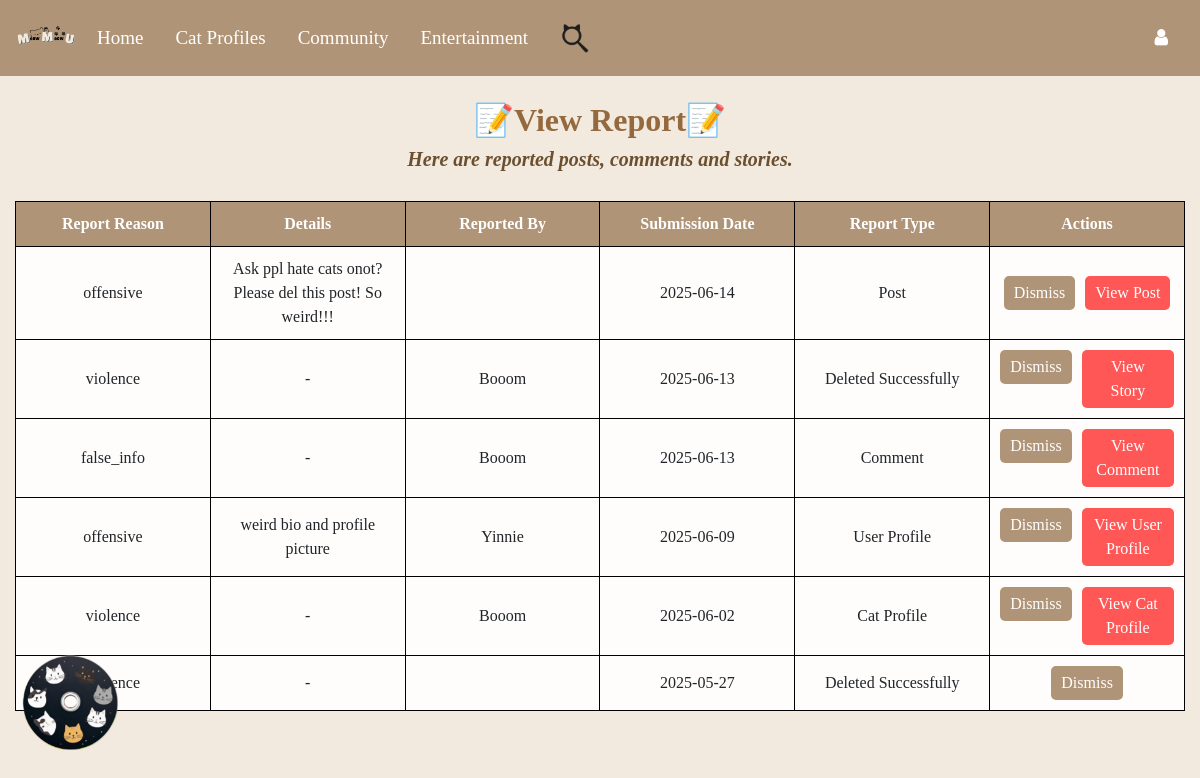
Before: /admin/view_report with the older database file.
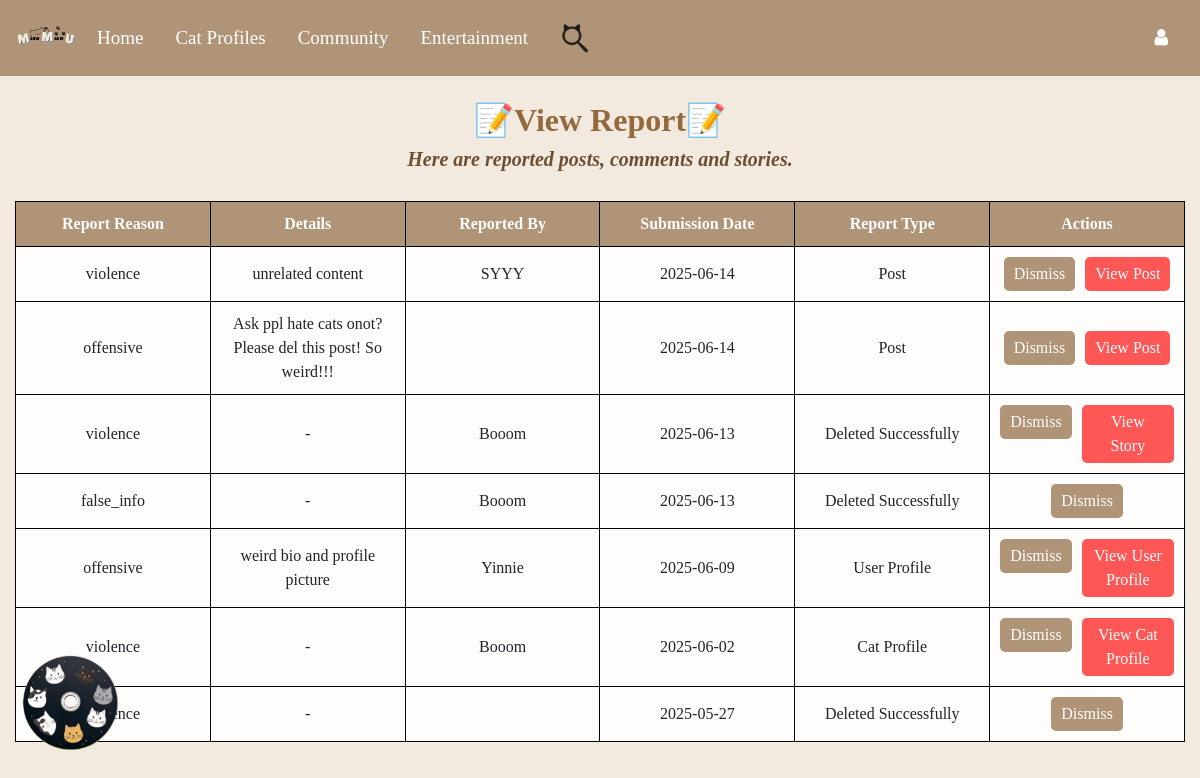
After: the same page with the newer database file.
### Website/models.py (models this page shows)
class Report(db.Model):
    id = db.Column(db.Integer, primary_key=True)
    user_id = db.Column(db.Integer, db.ForeignKey("user.id"), nullable=False)
    story_id = db.Column(db.Integer, db.ForeignKey("story.id"), nullable=True)
    post_id = db.Column(db.Integer, nullable=True)
    comment_id = db.Column(db.Integer, nullable=True)
    profile_id = db.Column(db.Integer, nullable=True)
    user_profile_id = db.Column(db.Integer, db.ForeignKey("user.id"), nullable=True)
    reason = db.Column(db.String(255), nullable=False)
    details = db.Column(db.Text, nullable=True)
    created_at = db.Column(db.DateTime, default=datetime.utcnow)
    reporting_user = db.relationship("User", foreign_keys=[user_id], backref="user_reports")
    reported_user_profile = db.relationship("User", foreign_keys=[user_profile_id], backref="reported_profiles")
    story = db.relationship("Story", backref="reports", lazy=True)
    @property
    def report_type(self):
        if self.story_id and not db.session.execute(text("SELECT id FROM story WHERE id = :story_id"), {"story_id": self.story_id}).fetchone():
            return "Deleted Successfully"
        elif self.post_id and not db.session.execute(text("SELECT post_id FROM post WHERE post_id = :post_id"), {"post_id": self.post_id}).fetchone():
            return "Deleted Successfully"
        elif self.comment_id and not db.session.execute(text("SELECT id FROM comment WHERE id = :comment_id"), {"comment_id": self.comment_id}).fetchone():
            return "Deleted Successfully"
        elif self.profile_id and not db.session.execute(text("SELECT id FROM profiles WHERE id = :profile_id"), {"profile_id": self.profile_id}).fetchone():
            return "Deleted Successfully"
        elif self.user_profile_id and not db.session.execute(text("SELECT id FROM user WHERE id = :profile_id"),{"profile_id": self.user_profile_id}).fetchone():
            return "Deleted Successfully"
        elif self.story_id:
            return "Story"
        elif self.comment_id and self.post_id:
            return "Comment"
        elif self.post_id:
            return "Post"
        elif self.profile_id:
            return "Cat Profile"
        elif self.user_profile_id:
            return "User Profile"
        return "Deleted Successfully"
    @property
    def view_action(self):
        if self.comment_id and self.post_id:
            return ("auth.view_post", {"post_id": self.post_id}, "View Comment") if db.session.execute(text("SELECT id FROM comment WHERE id = :comment_id"), {"comment_id": self.comment_id}).fetchone() else (None, {}, "Deleted Successfully")
        elif self.post_id and not self.comment_id:
            return ("auth.view_post", {"post_id": self.post_id}, "View Post") if db.session.execute(text("SELECT post_id FROM post WHERE post_id = :post_id"), {"post_id": self.post_id}).fetchone() else (None, {}, "Deleted Successfully")
        elif self.story_id:
            return ("auth.view_story", {"story_id": self.story_id}, "View Story") if db.session.execute(text("SELECT id FROM story WHERE id = :story_id"), {"story_id": self.story_id}).fetchone() else (None, {}, "Deleted Successfully")
        elif self.profile_id:
            return ("auth.view_profile", {"profile_id": self.profile_id}, "View Cat Profile") if db.session.execute(text("SELECT id FROM profiles WHERE id = :profile_id"), {"profile_id": self.profile_id}).fetchone() else (None, {}, "Deleted Successfully")
        elif self.user_profile_id:
            return ("auth.view_user_profile", {"user_id": self.user_profile_id}, "View User Profile") if db.session.execute(text("SELECT id FROM user WHERE id = :user_id"), {"user_id": self.user_profile_id}).fetchone() else (None, {}, "Deleted Successfully")
        return (None, {}, "")

class User(db.Model, UserMixin):
    id = db.Column(db.Integer, primary_key=True)
    email = db.Column(db.String(150), unique=True, nullable=False)
    ps = db.Column(db.String(150), nullable=False)
    Name = db.Column(db.String(150), nullable=False)
    secret_answer = db.Column(db.String(150), nullable=False)
    notes = db.relationship("Note", backref="user", lazy=True, cascade="all, delete-orphan")
    stories = db.relationship("Story", backref="owner", lazy=True, cascade="all, delete-orphan")
    reports_made = db.relationship(
        "Report",
        back_populates="reporting_user",
        lazy=True,
        cascade="all, delete-orphan",
        foreign_keys="[Report.user_id]"
    )
    reports_received = db.relationship(
        "Report",
        back_populates="reported_user_profile",
        lazy=True,
        foreign_keys="[Report.user_profile_id]"
    )
    status = db.Column(db.String(100)) #user profile part
    birthday = db.Column(db.Date)
    mbti = db.Column(db.String(50))
    hobby = db.Column(db.String(100))
    bio = db.Column(db.Text)
    profile_picture = db.Column(db.String(255), default="default_profilepic.png")
    cover_photo = db.Column(db.String(255), default="default_cover.png")
    role = db.Column(db.String(50), default='user', nullable=False)
    level1_completed = db.Column(db.Boolean, default=False)
    privacy = db.Column(db.String(50), default="Public", nullable=False)

### Website/auth.py (the view)
@auth.route('/admin/view_report')
def view_report():
    reports = Report.query.order_by(Report.created_at.desc()).all()
    return render_template("view_report.html", reports=reports, user=current_user)

### Website/templates/view_report.html (shortened to what this page needs)
{% extends "base.html" %}
{% block content %}
<h2><b>📝View Report📝</b></h2>
<h5>Here are reported posts, comments and stories.</h5>
<table>
    <thead>
        <tr>
            <th>Report Reason</th>
            <th>Details</th>
            <th>Reported By</th>
            <th>Submission Date</th>
            <th>Report Type</th>
            <th>Actions</th>
        </tr>
    </thead>
    <tbody>
        {% for report in reports %}
        <tr>
            <td>{{ report.reason }}</td>
            <td>{{ report.details if report.details else '-' }}</td>
            <td>{{ report.reporting_user.Name }}</td>
            <td>{{ report.created_at.strftime('%Y-%m-%d') }}</td>
            <td>{{ report.report_type }}</td>
            <td>
                <div class="action-buttons">
                    <form action="{{ url_for('auth.dismiss_report', id=report.id) }}" method="POST">
                        <button type="submit">Dismiss</button>
                    </form>
                    {% set view_route, view_params, view_label = report.view_action %}
                    {% if view_route %}
                    <a href="{{ url_for(view_route, **view_params) }}">
                        <button type="button" style="background-color: rgb(255, 86, 86);">{{ view_label }}</button>
                    </a>
                    {% endif %}
                </div>
            </td>
        </tr>
        {% endfor %}
    </tbody>
</table>
{% endblock %}

Changed rows visible on the page:
added Report: reason "violence", details "unrelated content", reporting_user.Name "SYYY", created_at "2025-06-14", report_type "Post", view_label "View Post"
shown differently, row unchanged: Report "false_info": report_type "Comment" → "Deleted Successfully"; view_label "View Comment" → (not shown)
